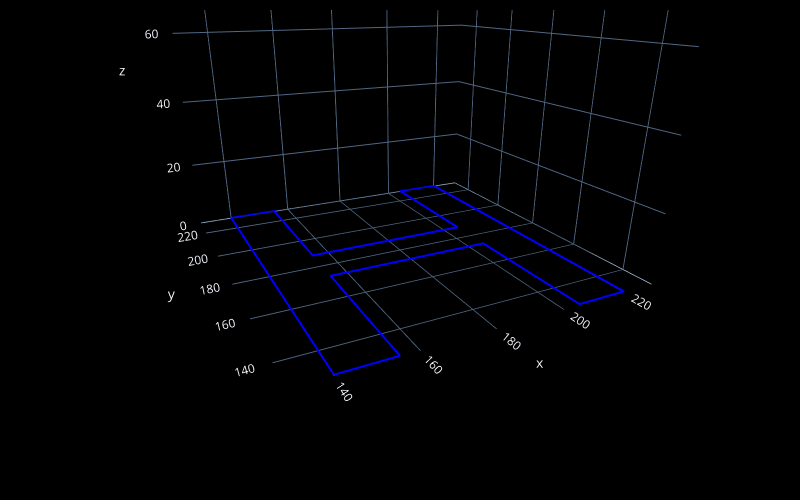

Here is the notebook cell this chart was saved with:
### Code cell
# preview the design (startup gcode steps are excluded — they're not geometry)

fc.transform(design_steps, 'plot', fc.PlotControls(style='line', zoom=0.7))

# for a more realistic preview showing actual extrusion widths, uncomment:
# fc.transform(design_steps, 'plot', fc.PlotControls(style='tube', zoom=0.7, initialization_data={'extrusion_width': EW, 'extrusion_height': EH}))

### Figure 1 — Plotly figure (JSON) as saved in the notebook; plotly's stock layout.template omitted (floating-point values rounded to 4 significant figures)
{"data": [{"line": {"color": ["rgb(0.00, 0.00, 255.00)", "rgb(0.00, 0.00, 255.00)", "rgb(0.00, 0.00, 255.00)", "rgb(0.00, 0.00, 255.00)", "rgb(0.00, 0.00, 255.00)", "rgb(0.00, 0.00, 255.00)", "rgb(0.00, 0.00, 255.00)", "rgb(0.00, 0.00, 255.00)", "rgb(0.00, 0.00, 255.00)", "rgb(0.00, 0.00, 255.00)", "rgb(0.00, 0.00, 255.00)", "rgb(0.00, 0.00, 255.00)", "rgb(0.00, 0.00, 255.00)"], "width": 4}, "mode": "lines", "showlegend": false, "type": "scatter3d", "x": [140, 140, 155, 155, 205, 205, 220, 220, 205, 205, 155, 155, 140], "y": [130, 230, 230, 187.5, 187.5, 230, 230, 130, 130, 172.5, 172.5, 130, 130], "z": [0.24, 0.24, 0.24, 0.24, 0.24, 0.24, 0.24, 0.24, 0.24, 0.24, 0.24, 0.24, 0.24]}, {"marker": {"color": "red", "size": 2}, "mode": "markers", "showlegend": false, "type": "scatter3d", "x": [], "y": [], "z": []}], "layout": {"height": 500, "margin": {"b": 10, "l": 10, "pad": 4, "r": 10, "t": 10}, "paper_bgcolor": "black", "scene": {"aspectmode": "cube", "camera": {"center": {"x": 0, "y": 0, "z": -0.5}, "eye": {"x": -0.7143, "y": -1.429, "z": 0.2143}}, "xaxis": {"backgroundcolor": "black", "nticks": 10, "range": [130.0, 230.0]}, "yaxis": {"backgroundcolor": "black", "nticks": 10, "range": [130.0, 230.0]}, "zaxis": {"backgroundcolor": "black", "nticks": 10, "range": [0, 100.0]}}, "width": 800}}
